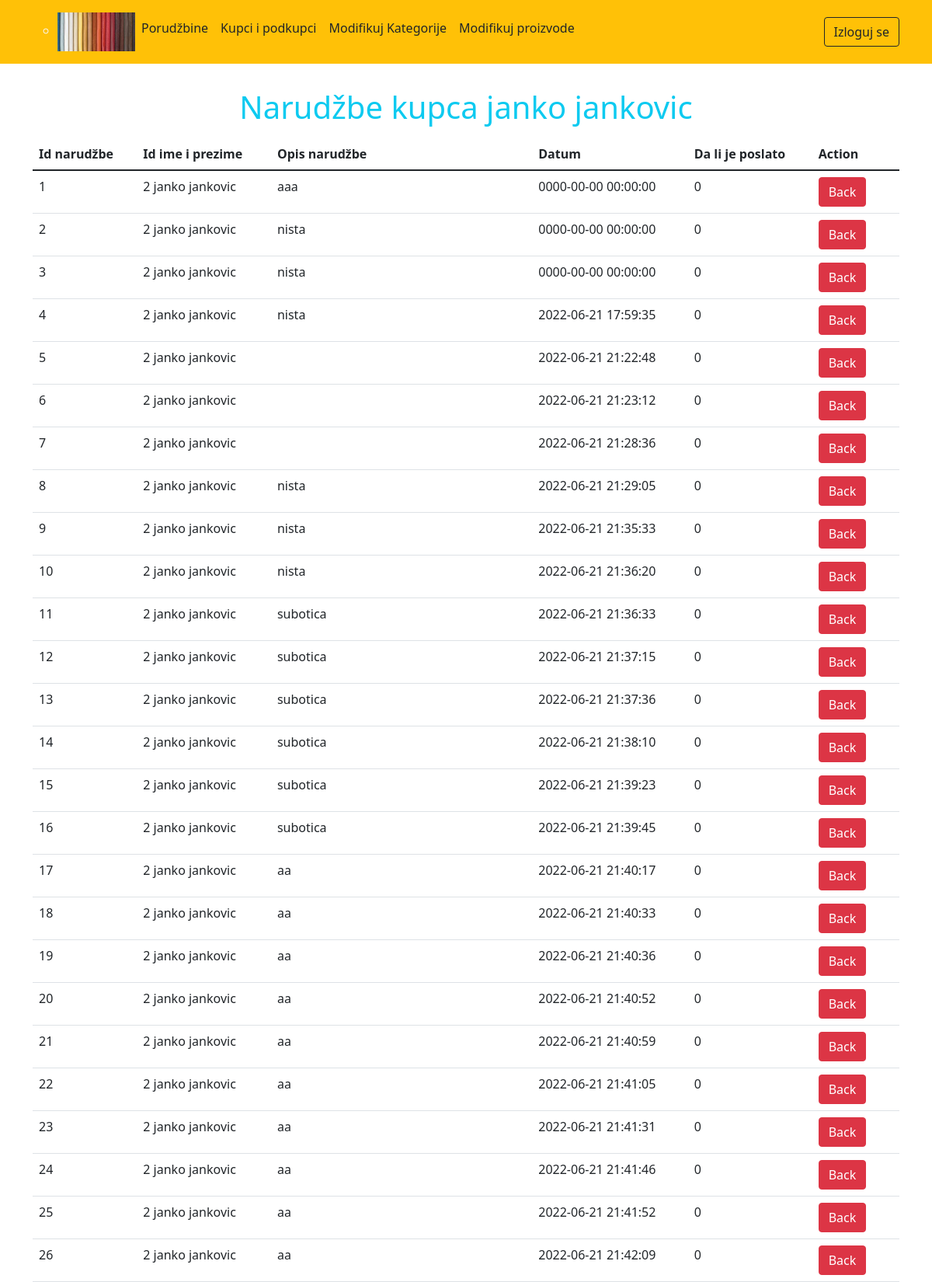
/admin/show_customerOrders.php?id_customer=2 (signed in, upper part), run on the app's committed database.
### tables this page shows
CREATE TABLE `orders` (
  `id_order` int(11) NOT NULL,
  `id_customer` int(11) NOT NULL,
  `order_note` text NOT NULL,
  `datetime` datetime NOT NULL,
  `is_sent` tinyint(1) NOT NULL
);

CREATE TABLE `customer` (
  `id_customer` int(11) NOT NULL,
  `name` varchar(30) NOT NULL,
  `lastname` varchar(30) NOT NULL,
  `email` varchar(30) NOT NULL,
  `email_status` varchar(30) NOT NULL,
  `activation_code` varchar(15) NOT NULL,
  `password` varchar(255) NOT NULL,
  `company_name` varchar(50) NOT NULL,
  `company_address` varchar(50) NOT NULL,
  `id_city` int(11) NOT NULL,
  `balance` int(11) NOT NULL,
  `pib` int(10) NOT NULL,
  `mobile_phone` varchar(20) NOT NULL
);

### admin/show_customerOrders.php (the view, shortened to what this page needs)
<?php
require_once "../database/db_config.php";
?>
<!doctype html>
<html lang="en">
<head>
    <link href="https://cdn.jsdelivr.net/npm/bootstrap@5.1.3/dist/css/bootstrap.min.css" rel="stylesheet">
    <link rel="stylesheet" href="https://cdn.jsdelivr.net/npm/bootstrap-icons@1.7.2/font/bootstrap-icons.css">
</head>
<body>
    <header class="p-3 bg-warning text-light mb-3">
        <div class="container">
            <div class="d-flex flex-wrap align-items-center justify-content-center justify-content-lg-start" id="navbarNav">
                <ul class="nav col-12 col-lg-auto me-lg-auto mb-2 justify-content-center mb-md-0">
                    <ul>
                        <li><img src="../img/logo.jpg" alt="Logo" style="width: 100px;height: 50px"></li>
                    </ul>
                    <li><a href="admin-panel.php" class="nav-link px-2 text-dark">Porudžbine</a></li>
                    <li><a href="customer_customerLocal.php" class="nav-link px-2 text-dark">Kupci i podkupci</a></li>
                    <li><a href="admin-editCategory.php" class="nav-link px-2 text-dark">Modifikuj Kategorije</a></li>
                    <li><a href="admin-editProducts.php" class="nav-link px-2 text-dark">Modifikuj proizvode</a></li>
                </ul>
                <div class="text-end">
                    <a href="admin-logout.php" class="btn btn-outline-dark">Izloguj se</a>
                </div>
            </div>
        </div>
    </header>
    <div class="container">
        <?php
        $id_customer = intval($_GET['id_customer']);
        $sql = "SELECT *
            FROM orders o
            INNER JOIN customer c ON o.id_customer = c.id_customer
            WHERE o.id_customer = :id";
        $query = $connection->prepare($sql);
        $query->bindParam(':id', $id_customer, PDO::PARAM_INT);
        $query->execute();
        $results = $query->fetchAll(PDO::FETCH_OBJ);
        ?>
        <div class="row justify-content-center">
            <?php
            if ($query->rowCount() > 0) : ?>
                <?php foreach ($results as $result) { ?>
                    <h1 class="m-3 text-center text-info">Narudžbe kupca <?php echo $result->name . " " . $result->lastname ?></h1>
                    <?php break ?>
                <?php } ?>
            <?php endif; ?>
		<div class="table-responsive">
            <table class="table">
                <thead>
                    <tr>
                        <th>Id narudžbe</th>
                        <th>Id ime i prezime</th>
                        <th>Opis narudžbe</th>
                        <th>Datum</th>
                        <th>Da li je poslato</th>
                        <th colspan="2">Action</th>
                    </tr>
                </thead>
                <?php
                if ($query->rowCount() > 0) : ?>
                    <?php foreach ($results as $result) { ?>
                        <tr>
                            <td><?php echo $result->id_order ?></td>
                            <td><?php echo $result->id_customer . " " . $result->name . " " . $result->lastname ?></td>
                            <td><?php echo $result->order_note ?></td>
                            <td><?php echo $result->datetime ?></td>
                            <td><?php echo $result->is_sent ?></td>
                            <td>
                                <a href="customer_customerLocal.php" class="btn btn-danger me-3">Back</a>
                            </td>
                        </tr>
                    <?php } ?>
                <?php endif; ?>
            </table>
        </div>
        </div>
    </div>
</body>
</html>

### data on the page
orders: id_customer.name "janko", id_customer.lastname "jankovic", id_order "1", id_customer.id_customer "2", order_note "aaa", datetime "0000-00-00 00:00:00", is_sent "0"
orders: id_order "2", id_customer.id_customer "2", id_customer.name "janko", id_customer.lastname "jankovic", order_note "nista", datetime "0000-00-00 00:00:00", is_sent "0"
orders: id_order "3", id_customer.id_customer "2", id_customer.name "janko", id_customer.lastname "jankovic", order_note "nista", datetime "0000-00-00 00:00:00", is_sent "0"
orders: id_order "4", id_customer.id_customer "2", id_customer.name "janko", id_customer.lastname "jankovic", order_note "nista", datetime "2022-06-21 17:59:35", is_sent "0"
orders: id_order "5", id_customer.id_customer "2", id_customer.name "janko", id_customer.lastname "jankovic", datetime "2022-06-21 21:22:48", is_sent "0"
orders: id_order "6", id_customer.id_customer "2", id_customer.name "janko", id_customer.lastname "jankovic", datetime "2022-06-21 21:23:12", is_sent "0"
orders: id_order "7", id_customer.id_customer "2", id_customer.name "janko", id_customer.lastname "jankovic", datetime "2022-06-21 21:28:36", is_sent "0"
orders: id_order "8", id_customer.id_customer "2", id_customer.name "janko", id_customer.lastname "jankovic", order_note "nista", datetime "2022-06-21 21:29:05", is_sent "0"
orders: id_order "9", id_customer.id_customer "2", id_customer.name "janko", id_customer.lastname "jankovic", order_note "nista", datetime "2022-06-21 21:35:33", is_sent "0"
orders: id_order "10", id_customer.id_customer "2", id_customer.name "janko", id_customer.lastname "jankovic", order_note "nista", datetime "2022-06-21 21:36:20", is_sent "0"
orders: id_order "11", id_customer.id_customer "2", id_customer.name "janko", id_customer.lastname "jankovic", order_note "subotica", datetime "2022-06-21 21:36:33", is_sent "0"
orders: id_order "12", id_customer.id_customer "2", id_customer.name "janko", id_customer.lastname "jankovic", order_note "subotica", datetime "2022-06-21 21:37:15", is_sent "0"
orders: id_order "13", id_customer.id_customer "2", id_customer.name "janko", id_customer.lastname "jankovic", order_note "subotica", datetime "2022-06-21 21:37:36", is_sent "0"
orders: id_order "14", id_customer.id_customer "2", id_customer.name "janko", id_customer.lastname "jankovic", order_note "subotica", datetime "2022-06-21 21:38:10", is_sent "0"
orders: id_order "15", id_customer.id_customer "2", id_customer.name "janko", id_customer.lastname "jankovic", order_note "subotica", datetime "2022-06-21 21:39:23", is_sent "0"
orders: id_order "16", id_customer.id_customer "2", id_customer.name "janko", id_customer.lastname "jankovic", order_note "subotica", datetime "2022-06-21 21:39:45", is_sent "0"
orders: id_order "17", id_customer.id_customer "2", id_customer.name "janko", id_customer.lastname "jankovic", order_note "aa", datetime "2022-06-21 21:40:17", is_sent "0"
orders: id_order "18", id_customer.id_customer "2", id_customer.name "janko", id_customer.lastname "jankovic", order_note "aa", datetime "2022-06-21 21:40:33", is_sent "0"
orders: id_order "19", id_customer.id_customer "2", id_customer.name "janko", id_customer.lastname "jankovic", order_note "aa", datetime "2022-06-21 21:40:36", is_sent "0"
orders: id_order "20", id_customer.id_customer "2", id_customer.name "janko", id_customer.lastname "jankovic", order_note "aa", datetime "2022-06-21 21:40:52", is_sent "0"
orders: id_order "21", id_customer.id_customer "2", id_customer.name "janko", id_customer.lastname "jankovic", order_note "aa", datetime "2022-06-21 21:40:59", is_sent "0"
orders: id_order "22", id_customer.id_customer "2", id_customer.name "janko", id_customer.lastname "jankovic", order_note "aa", datetime "2022-06-21 21:41:05", is_sent "0"
orders: id_order "23", id_customer.id_customer "2", id_customer.name "janko", id_customer.lastname "jankovic", order_note "aa", datetime "2022-06-21 21:41:31", is_sent "0"
orders: id_order "24", id_customer.id_customer "2", id_customer.name "janko", id_customer.lastname "jankovic", order_note "aa", datetime "2022-06-21 21:41:46", is_sent "0"
orders: id_order "25", id_customer.id_customer "2", id_customer.name "janko", id_customer.lastname "jankovic", order_note "aa", datetime "2022-06-21 21:41:52", is_sent "0"
orders: id_order "26", id_customer.id_customer "2", id_customer.name "janko", id_customer.lastname "jankovic", order_note "aa", datetime "2022-06-21 21:42:09", is_sent "0"
